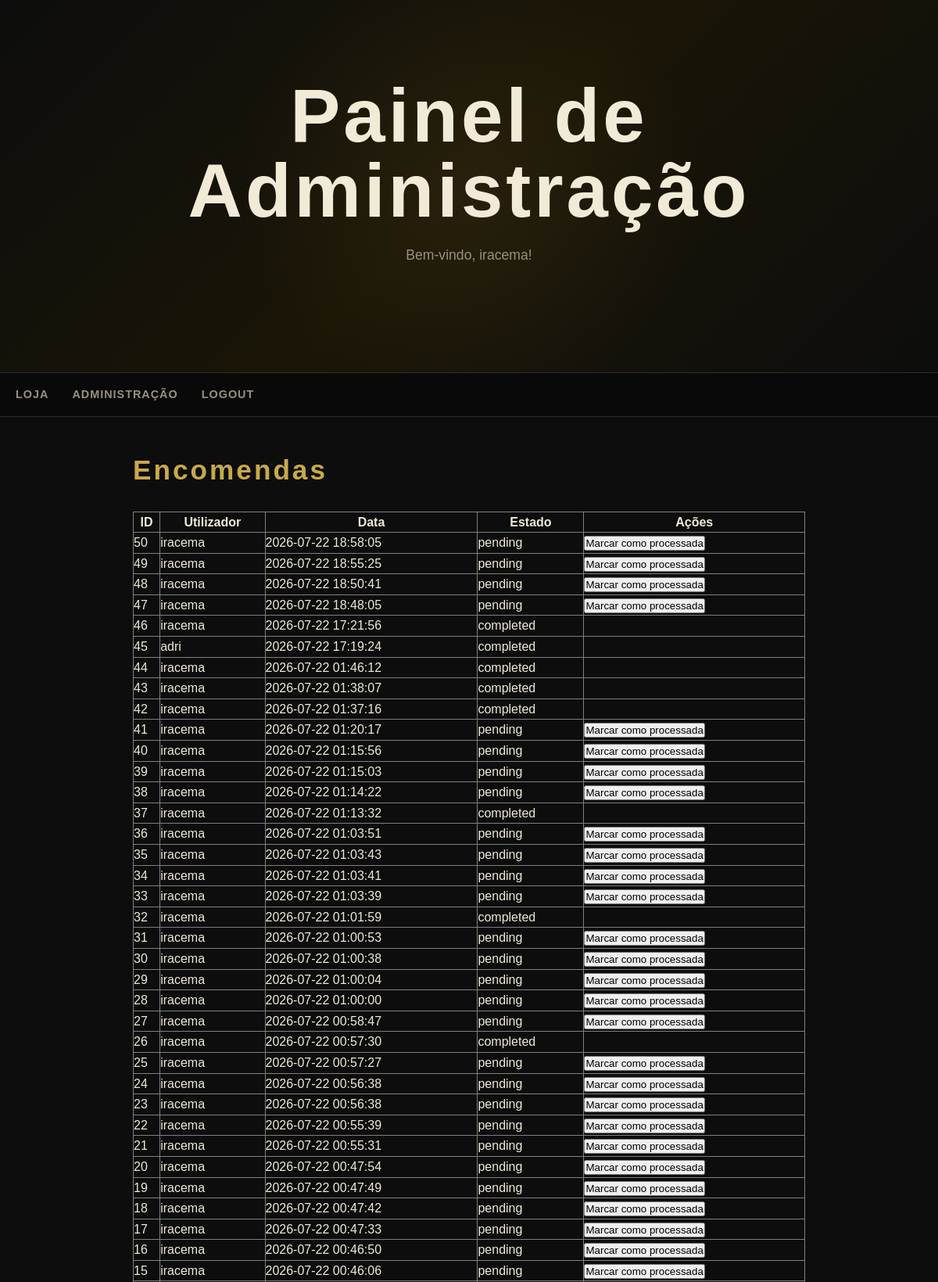
The app's page /admin.php (signed in, upper part) with its own data.
### tables this page shows
CREATE TABLE `orders` (
  `id` int(11) NOT NULL,
  `user_id` int(11) NOT NULL,
  `order_date` timestamp NOT NULL DEFAULT current_timestamp(),
  `status` enum('pending','completed') DEFAULT 'pending'
);

CREATE TABLE `users` (
  `id` int(11) NOT NULL,
  `username` varchar(50) NOT NULL,
  `email` varchar(100) NOT NULL,
  `password` varchar(255) NOT NULL,
  `role` enum('user','admin') DEFAULT 'user'
);

### admin.php (the view, shortened to what this page needs)
<?php
require 'db.php';
?>
<!DOCTYPE html>
<html lang="pt">
<head>
    <link rel="stylesheet" href="styles.css">
</head>
<body>
    <section class="hero">
    <div class="hero-content">
        <h2 class="hero-title">Painel de Administração</h2>
        <p class="hero-sub">Bem-vindo, <?php echo htmlspecialchars($_SESSION['username']); ?>!</p>
    </div>
</section>
    <header class="site-header">
    <div class="header-inner">
        <nav class="header-nav">
            <a href="store.php">Loja</a>
            <a href="admin.php">Administração</a>
            <a href="logout.php">Logout</a>
        </nav>
    </div>
</header>
    <?php
$stmt_o = $pdo->query("
    SELECT orders.id, users.username, orders.order_date, orders.status
    FROM orders
    JOIN users ON orders.user_id = users.id
    ORDER BY orders.order_date DESC
");
$encomendas = $stmt_o->fetchAll();
?>
<section style="padding: 40px 20px; max-width: 900px; margin: 0 auto;">
    <h2 class="section-title">Encomendas</h2>
    <table border="1" cellpadding="8" style="width:100%; border-collapse: collapse;">
        <tr>
            <th>ID</th>
            <th>Utilizador</th>
            <th>Data</th>
            <th>Estado</th>
            <th>Ações</th>
        </tr>
        <?php foreach ($encomendas as $o): ?>
        <tr>
            <td><?php echo $o['id']; ?></td>
            <td><?php echo htmlspecialchars($o['username']); ?></td>
            <td><?php echo $o['order_date']; ?></td>
            <td><?php echo $o['status']; ?></td>
            <td>
                <?php if ($o['status'] !== 'completed'): ?>
                <form action="mark_order.php" method="POST" style="display:inline;">
                    <button type="submit">Marcar como processada</button>
                </form>
                <?php endif; ?>
            </td>
        </tr>
        <?php endforeach; ?>
    </table>
</section>
</body>
</html>

### styles.css (style rules this page uses)
:root { --cor-fundo: #0d0d0d; --cor-superficie: #1a1a1a; --cor-borda: #2e2e2e; --cor-dourado: #c9a84c; --cor-dourado-claro: #e8c96a; --cor-texto: #f0ead6; --cor-texto-suave: #9a9080; --cor-erro: #e05555; --cor-sucesso: #55a868; --fonte-titulo: 'Bebas Neue', sans-serif; --fonte-corpo: 'Barlow', sans-serif; --raio: 10px; --sombra: 0 4px 20px rgba(0, 0, 0, 0.5); --transicao: all 0.3s ease; }
*, *::before, *::after { box-sizing: border-box; margin: 0; padding: 0; }
html { scroll-behavior: smooth; }
body { background-color: var(--cor-fundo); color: var(--cor-texto); font-family: var(--fonte-corpo); font-weight: 400; line-height: 1.6; }
.site-header { background-color: rgba(10, 10, 10, 0.95); border-bottom: 1px solid var(--cor-borda); position: sticky; top: 0; z-index: 100; backdrop-filter: blur(10px); }
.header-inner { max-width: 1200px; margin: 0 auto; padding: 16px 20px; display: flex; align-items: center; justify-content: space-between; }
.header-nav { display: flex; gap: 30px; }
.header-nav a { color: var(--cor-texto-suave); text-decoration: none; font-size: 0.9rem; font-weight: 600; text-transform: uppercase; letter-spacing: 1px; transition: var(--transicao); }
.hero { background: linear-gradient(135deg, #0d0d0d 0%, #1a1506 50%, #0d0d0d 100%); border-bottom: 1px solid var(--cor-borda); padding: 100px 20px; text-align: center; position: relative; overflow: hidden; }
.hero::before { content: ''; position: absolute; top: 50%; left: 50%; transform: translate(-50%, -50%); width: 600px; height: 600px; background: radial-gradient(circle, rgba(201, 168, 76, 0.08) 0%, transparent 70%); pointer-events: none; }
.hero-content { position: relative; z-index: 1; }
.hero-title { font-family: var(--fonte-titulo); font-size: clamp(3rem, 8vw, 7rem); color: var(--cor-texto); letter-spacing: 4px; line-height: 1; margin-bottom: 20px; }
.hero-sub { font-size: 1.1rem; color: var(--cor-texto-suave); max-width: 500px; margin: 0 auto 36px; }
.section-title { font-family: var(--fonte-titulo); font-size: 2.2rem; color: var(--cor-dourado); letter-spacing: 3px; margin-bottom: 24px; }

### records on screen
orders: id "50", user.username "iracema", order_date "2026-07-22 18:58:05", status "pending"
orders: id "49", user.username "iracema", order_date "2026-07-22 18:55:25", status "pending"
orders: id "48", user.username "iracema", order_date "2026-07-22 18:50:41", status "pending"
orders: id "47", user.username "iracema", order_date "2026-07-22 18:48:05", status "pending"
orders: id "46", user.username "iracema", order_date "2026-07-22 17:21:56", status "completed"
orders: id "45", user.username "adri", order_date "2026-07-22 17:19:24", status "completed"
orders: id "44", user.username "iracema", order_date "2026-07-22 01:46:12", status "completed"
orders: id "43", user.username "iracema", order_date "2026-07-22 01:38:07", status "completed"
orders: id "42", user.username "iracema", order_date "2026-07-22 01:37:16", status "completed"
orders: id "41", user.username "iracema", order_date "2026-07-22 01:20:17", status "pending"
orders: id "40", user.username "iracema", order_date "2026-07-22 01:15:56", status "pending"
orders: id "39", user.username "iracema", order_date "2026-07-22 01:15:03", status "pending"
orders: id "38", user.username "iracema", order_date "2026-07-22 01:14:22", status "pending"
orders: id "37", user.username "iracema", order_date "2026-07-22 01:13:32", status "completed"
orders: id "36", user.username "iracema", order_date "2026-07-22 01:03:51", status "pending"
orders: id "35", user.username "iracema", order_date "2026-07-22 01:03:43", status "pending"
orders: id "34", user.username "iracema", order_date "2026-07-22 01:03:41", status "pending"
orders: id "33", user.username "iracema", order_date "2026-07-22 01:03:39", status "pending"
orders: id "32", user.username "iracema", order_date "2026-07-22 01:01:59", status "completed"
orders: id "31", user.username "iracema", order_date "2026-07-22 01:00:53", status "pending"
orders: id "30", user.username "iracema", order_date "2026-07-22 01:00:38", status "pending"
orders: id "29", user.username "iracema", order_date "2026-07-22 01:00:04", status "pending"
orders: id "28", user.username "iracema", order_date "2026-07-22 01:00:00", status "pending"
orders: id "27", user.username "iracema", order_date "2026-07-22 00:58:47", status "pending"
orders: id "26", user.username "iracema", order_date "2026-07-22 00:57:30", status "completed"
orders: id "25", user.username "iracema", order_date "2026-07-22 00:57:27", status "pending"
orders: id "24", user.username "iracema", order_date "2026-07-22 00:56:38", status "pending"
orders: id "23", user.username "iracema", order_date "2026-07-22 00:56:38", status "pending"
orders: id "22", user.username "iracema", order_date "2026-07-22 00:55:39", status "pending"
orders: id "21", user.username "iracema", order_date "2026-07-22 00:55:31", status "pending"
orders: id "20", user.username "iracema", order_date "2026-07-22 00:47:54", status "pending"
orders: id "19", user.username "iracema", order_date "2026-07-22 00:47:49", status "pending"
orders: id "18", user.username "iracema", order_date "2026-07-22 00:47:42", status "pending"
orders: id "17", user.username "iracema", order_date "2026-07-22 00:47:33", status "pending"
orders: id "16", user.username "iracema", order_date "2026-07-22 00:46:50", status "pending"
orders: id "15", user.username "iracema", order_date "2026-07-22 00:46:06", status "pending"

### other values on screen
$_SESSION['username'] "iracema"
